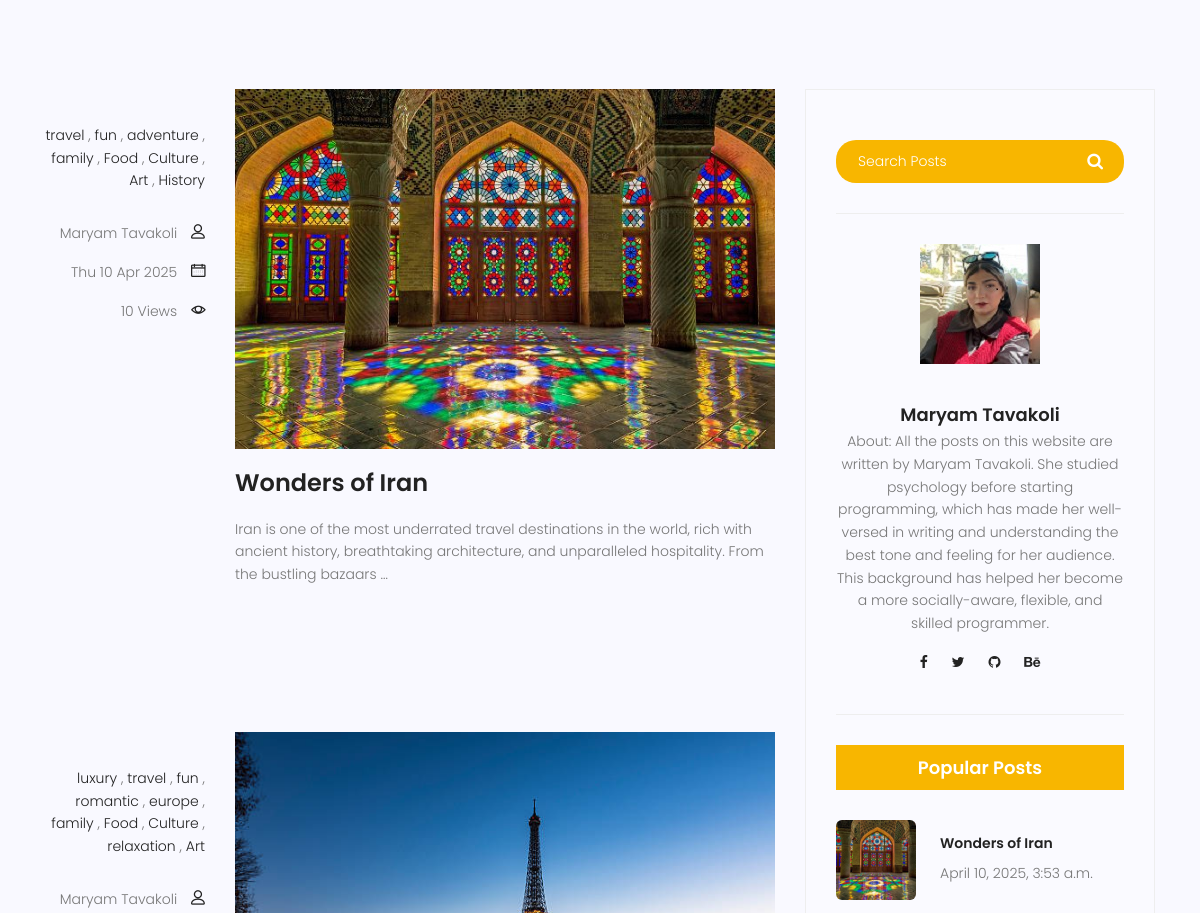
Page /blog/blog-home (middle part) on the earlier database version.
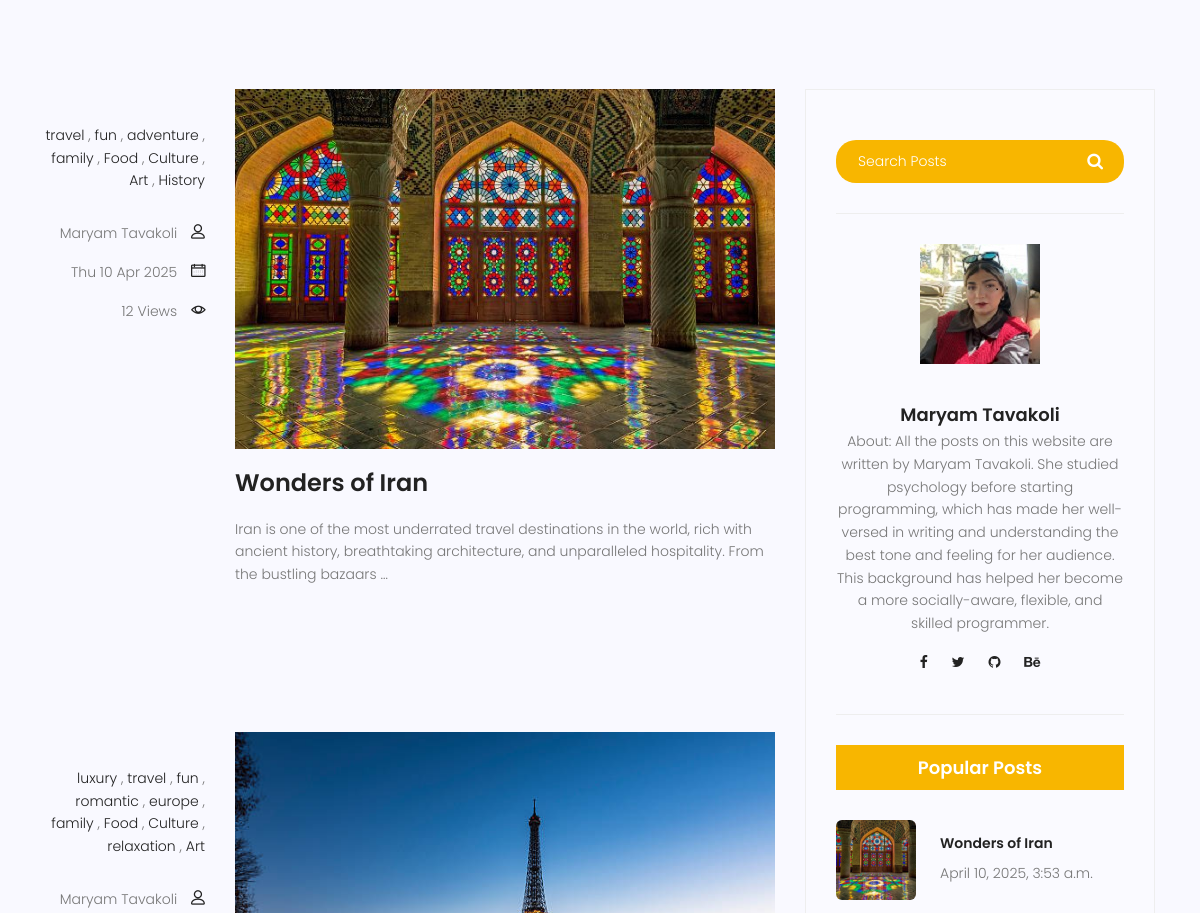
Same page on the later database version.
### app_blog_travel/models.py (models this page shows, shortened)
class Post(models.Model):
    title = models.CharField(max_length=220)
    content = models.TextField()
    slug = models.SlugField(blank=True, null=True)
    image = models.ImageField(upload_to="Post_default",default="first_img_post/my_default.jpeg" )
    counted_views = models.IntegerField(default=0)
    Categories = models.ManyToManyField('category')
    author = models.ForeignKey('Author', on_delete=models.SET_NULL, null=True)
    published_date = models.DateTimeField(null=True)
    created_date = models.DateTimeField(auto_now_add=True)
    updated_date = models.DateTimeField(auto_now=True)
    class Meta:
        ordering = ['published_date']

class Author(models.Model):
    name = models.CharField(max_length=50, unique=True)
    image = models.ImageField(upload_to="author_default",default="first_img_author/author_info.jpeg" )
    about = models.TextField()
    def __str__(self):
        return self.name

### app_blog_travel/views.py (the view)
# urls.py: path('blog-home', blog_home_view, name="home"),
def blog_home_view(request, category_item=None):
    posts = Post.objects.filter(published_date__lte=timezone.now()).order_by('-published_date')
    if category_item:
        posts = posts.filter(Categories__name=category_item)
    all_authors = Author.objects.all()
    all_category = category.objects.all()
    category_dict = {}
    for cat in all_category:
        category_dict[cat] = Post.objects.filter(published_date__lte=timezone.now(), Categories=cat).count()
    paginator = Paginator(posts, 3)
    try:
        page_number = request.GET.get('page')
        page_obj = paginator.get_page(page_number)
    except PageNotAnInteger:
        page_obj = paginator.page(1)
    except EmptyPage:
        page_obj = paginator.page(paginator.num_pages)
    return render(request, 'blog-home.html', {'category_dict': category_dict, 'page_obj': page_obj, 'all_authors':all_authors,})

### app_blog_travel/models.py (called while the page is built)
    def __str__(self):
        return self.name

### app_blog_travel/templatetags/inclusion_tag.py (called while the page is built)
@register.inclusion_tag('inclusion_page.html')
def popular_posts():
    posts = Post.objects.filter(published_date__lte=timezone.now()).order_by('-published_date')[:3]
    return {'posts': posts}

### templates/blog-home.html (shortened to what this page needs)
{% extends 'base.html' %}
{% load static %}
{% load inclusion_tag %}
{% block codes %}
<section class="top-category-widget-area pt-90 pb-90 ">
</section>
<section class="post-content-area">
	<div class="container">
		<div class="row">
			<div class="col-lg-8 posts-list">
				{% for item in page_obj %}
					<div class="single-post row">
						<div class="col-lg-3 col-md-3 meta-details">
							<ul class="tags">
								{% for cat in item.Categories.all %}
									<li><a href="#">{{ cat }}</a></li>
									{% if not forloop.last %}, {% endif %}
								{% endfor %}
							</ul>
							<div class="user-details row">
								<p class="user-name col-lg-12 col-md-12 col-6">
									<a href="#">{{ item.author }}</a> <span class="lnr lnr-user"></span>
								</p>
								<p class="date col-lg-12 col-md-12 col-6">
									<a href="#">{{ item.published_date|date:"D d M Y" }}</a> <span class="lnr lnr-calendar-full"></span>
								</p>
								<p class="view col-lg-12 col-md-12 col-6">
									<a href="#">{{ item.counted_views }} Views</a> <span class="lnr lnr-eye"></span>
								</p>
							</div>
						</div>
						<div class="col-lg-9 col-md-9">
							<div class="blog-post-box">
								<img class="img-fluid" src="{{ item.image.url }}" alt="">
								<a class="posts-title" href="{% url 'app_blog_travel:single' slug=item.slug %}">
									<h3>{{ item.title }}</h3>
								</a>
								<p>{{ item.content|truncatewords:25 }}</p>
							</div>
						</div>
					</div>
				{% endfor %}
			</div>
			<div class="col-lg-4 sidebar-widgets">
				<div class="widget-wrap">
					<div class="single-sidebar-widget search-widget">
						<form class="search-form" action="{% url 'app_blog_travel:search' %}" method="get">
                            <input placeholder="Search Posts" name="search" type="text" onfocus="this.placeholder = ''" onblur="this.placeholder = 'Search Posts'" >
                            <button type="submit"><i class="fa fa-search"></i></button>
                        </form>
					</div>
					{% for item in all_authors %}
					<div class="single-sidebar-widget user-info-widget">
						<img src="{{ item.image.url }}" alt="">
						<a href="#"><h4>{{ item.name }}</h4></a>
						<p>
							{{ item.about }}
						</p>
						<ul class="social-links">
							<li><a href="#"><i class="fa fa-facebook"></i></a></li>
							<li><a href="#"><i class="fa fa-twitter"></i></a></li>
							<li><a href="#"><i class="fa fa-github"></i></a></li>
							<li><a href="#"><i class="fa fa-behance"></i></a></li>
						</ul>
					</div>
					{% endfor %}
					<div class="single-sidebar-widget popular-post-widget">
						<h4 class="popular-title">Popular Posts</h4>
						{% popular_posts %}
					</div>
				</div>
			</div>
		</div>
	</div>
</section>
{% endblock %}

### templates/inclusion_page.html
<div class="popular-post-list">
    {% for item in posts %}
    <div class="single-post-list d-flex flex-row align-items-center">
      <div class="thumb">
        <img class="img-fluid" src="{{ item.image.url }}" alt="">
      </div>
      <div class="details">
        <a href="{% url 'app_blog_travel:single' slug=item.slug %}"><h6>{{ item.title }}</h6></a>
        <p>{{ item.published_date }}</p>
      </div>
    </div>
    {% endfor %}
  </div>

Differences in the rows shown:
changed Post "Wonders of Iran": counted_views "10" → "12"
